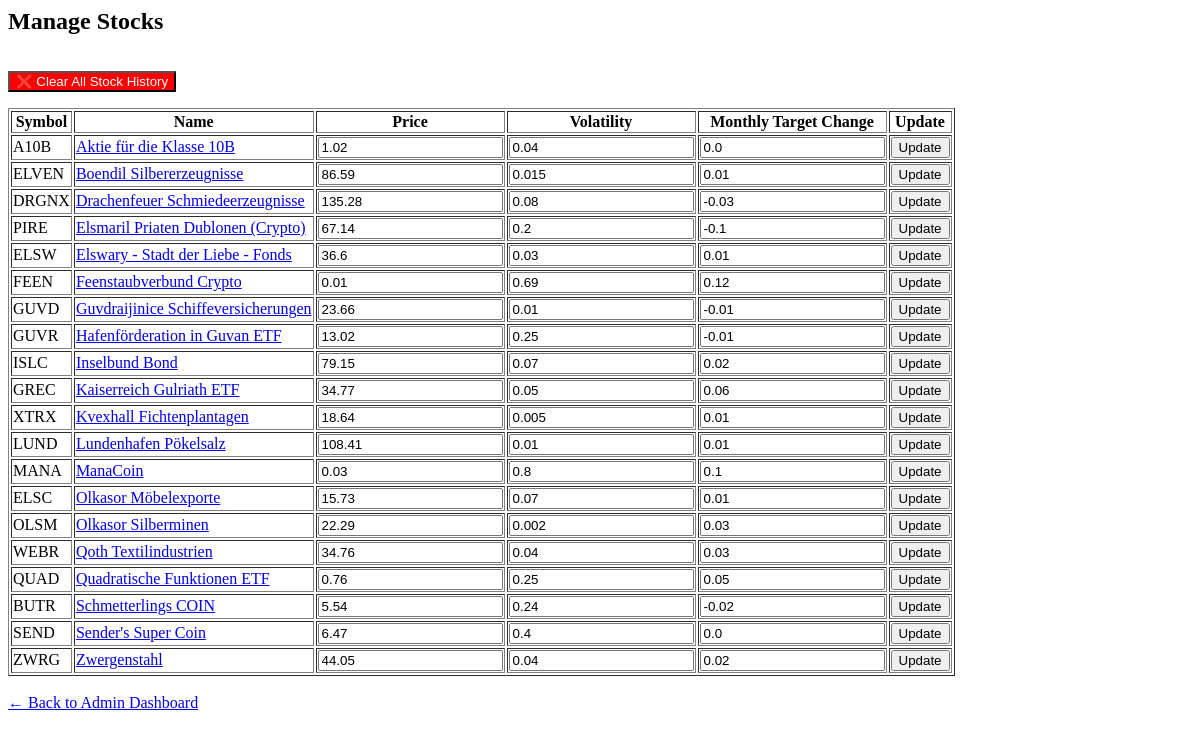
Before: /admin/admin/stocks with the older database file.
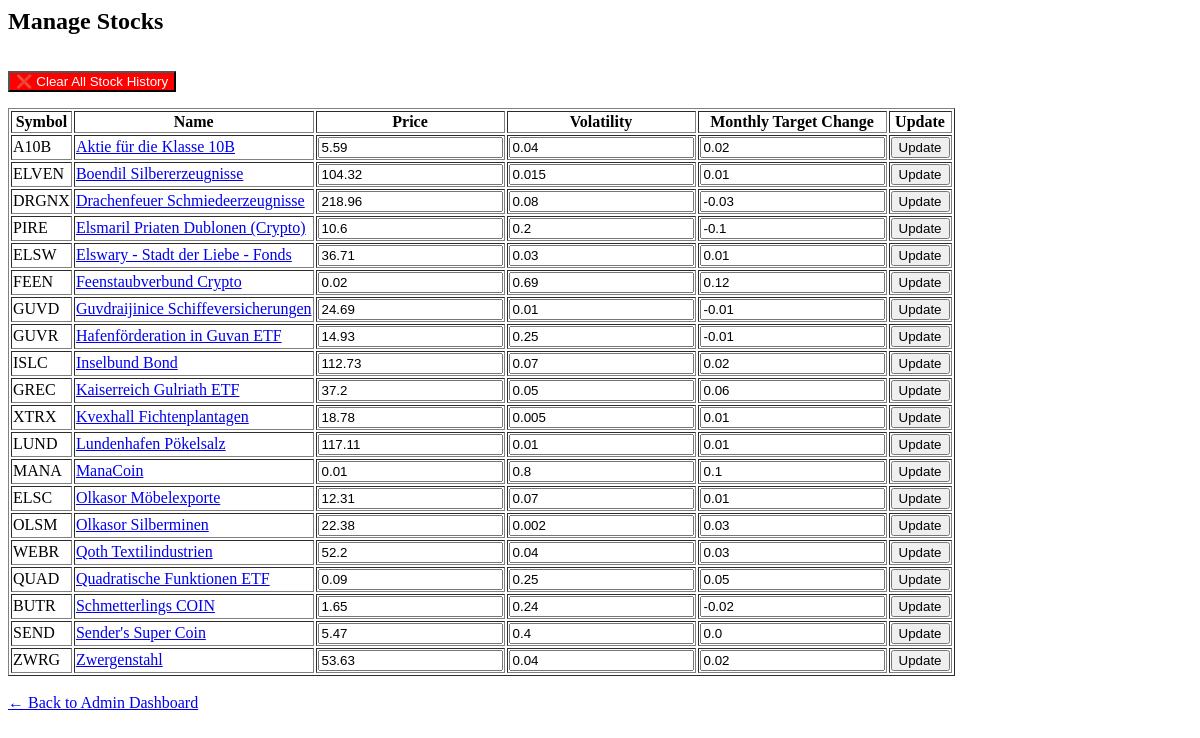
After: the same page with the newer database file.
### models.py (models this page shows)
class Stock(Base):
    __tablename__ = "stocks"
    id = Column(Integer, primary_key=True)
    symbol = Column(String, unique=True, nullable=False)
    name = Column(String, nullable=False)
    current_price = Column(Float, nullable=False)
    volatility=Column(Float)
    category=Column(String)
    monthly_target_change = Column(Float, default=0.0)
    created_at = Column(DateTime, default=datetime.utcnow())

### admin_routes.py (the view, shortened to what this page needs)
@admin_bp.route("/admin/stocks", methods=["GET", "POST"])
def manage_stocks():
    db = SessionLocal()
    stocks = db.query(Stock).order_by(Stock.name).all()
    db.close()
    return render_template("manage_stocks.html", stocks=stocks)

### templates/manage_stocks.html (shortened to what this page needs)
<h2>Manage Stocks</h2>
<form method="POST" action="{{ url_for('admin.clear_stock_history') }}" onsubmit="return confirm('Are you sure you want to delete all stock history?');">
    <button type="submit" style="margin-top: 1rem; background-color: red; color: white;">❌ Clear All Stock History</button>
</form>
<table border="1">
    <tr>
        <th>Symbol</th>
        <th>Name</th>
        <th>Price</th>
        <th>Volatility</th>
        <th>Monthly Target Change</th>
        <th>Update</th>
    </tr>
    {% for stock in stocks %}
    <tr>
        <form method="POST">
            <td>{{ stock.symbol }}</td>
            <td>
                <a href="#" onclick="showStockHistory('{{ stock.id }}', '{{ stock.name }}'); return false;">
                    {{ stock.name }}
                 </a>
            </td>
            <td>
                <input type="number" name="new_price" step="0.01" value="{{ stock.current_price }}" required>
            </td>
            <td>
                <input type="number" name="new_volatility" step="0.001" value="{{ stock.volatility }}" required>
            </td>
            <td>
                <input type="number" name="new_trend" step="0.001" value="{{ stock.monthly_target_change }}" required>
            </td>
            <td>
                <button type="submit">Update</button>
            </td>
        </form>
    </tr>
    {% endfor %}
</table>
<a href="{{ url_for('admin.dashboard') }}">← Back to Admin Dashboard</a>

Changed rows visible on the page:
changed Stock "Aktie für die Klasse 10B": new_price "1.02" → "5.59"; new_trend "0.0" → "0.02"
changed Stock "ELVEN": new_price "86.59" → "104.32"
changed Stock "DRGNX": new_price "135.28" → "218.96"
changed Stock "PIRE": new_price "67.14" → "10.6"
changed Stock "ELSW": new_price "36.6" → "36.71"
changed Stock "FEEN": new_price "0.01" → "0.02"
changed Stock "GUVD": new_price "23.66" → "24.69"
changed Stock "GUVR": new_price "13.02" → "14.93"
changed Stock "ISLC": new_price "79.15" → "112.73"
changed Stock "GREC": new_price "34.77" → "37.2"
changed Stock "XTRX": new_price "18.64" → "18.78"
changed Stock "LUND": new_price "108.41" → "117.11"
changed Stock "MANA": new_price "0.03" → "0.01"
changed Stock "ELSC": new_price "15.73" → "12.31"
changed Stock "OLSM": new_price "22.29" → "22.38"
changed Stock "WEBR": new_price "34.76" → "52.2"
changed Stock "QUAD": new_price "0.76" → "0.09"
changed Stock "BUTR": new_price "5.54" → "1.65"
changed Stock "SEND": new_price "6.47" → "5.47"
changed Stock "ZWRG": new_price "44.05" → "53.63"
